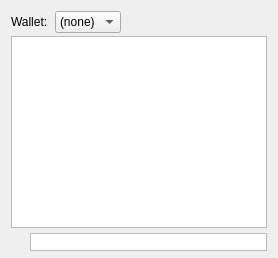
        <widget class="QWidget" name="tab_console">
         <attribute name="title">
          <string>&amp;Console</string>
         </attribute>
         <layout class="QVBoxLayout" name="verticalLayout_3">
          <property name="spacing">
           <number>3</number>
          </property>
          <property name="bottomMargin">
           <number>5</number>
          </property>
          <item>
           <layout class="QHBoxLayout" name="horizontalLayout">
            <property name="spacing">
             <number>4</number>
            </property>
            <item>
             <widget class="QLabel" name="WalletSelectorLabel">
              <property name="text">
               <string>Wallet: </string>
              </property>
             </widget>
            </item>
            <item>
             <widget class="QComboBox" name="WalletSelector">
              <item>
               <property name="text">
                <string>(none)</string>
               </property>
              </item>
             </widget>
            </item>
            <item>
             <spacer name="horizontalSpacer">
              <property name="orientation">
               <enum>Qt::Horizontal</enum>
              </property>
              <property name="sizeHint" stdset="0">
               <size>
                <width>40</width>
                <height>20</height>
               </size>
              </property>
             </spacer>
            </item>
            <item>
             <widget class="QPushButton" name="fontSmallerButton">
              <property name="maximumSize">
               <size>
                <width>24</width>
                <height>24</height>
               </size>
              </property>
              <property name="toolTip">
               <string>Decrease font size</string>
              </property>
              <property name="text">
               <string/>
              </property>
              <property name="icon">
               <iconset resource="../veil.qrc">
                <normaloff>:/icons/fontsmaller</normaloff>:/icons/fontsmaller</iconset>
              </property>
              <property name="iconSize">
               <size>
                <width>24</width>
                <height>16</height>
               </size>
              </property>
              <property name="autoDefault">
               <bool>false</bool>
              </property>
              <property name="flat">
               <bool>true</bool>
              </property>
             </widget>
            </item>
            <item>
             <widget class="QPushButton" name="fontBiggerButton">
              <property name="maximumSize">
               <size>
                <width>24</width>
                <height>24</height>
               </size>
              </property>
              <property name="toolTip">
               <string>Increase font size</string>
              </property>
              <property name="text">
               <string/>
              </property>
              <property name="icon">
               <iconset resource="../veil.qrc">
                <normaloff>:/icons/fontbigger</normaloff>:/icons/fontbigger</iconset>
              </property>
              <property name="iconSize">
               <size>
                <width>24</width>
                <height>16</height>
               </size>
              </property>
              <property name="autoDefault">
               <bool>false</bool>
              </property>
              <property name="flat">
               <bool>true</bool>
              </property>
             </widget>
            </item>
            <item>
             <widget class="QPushButton" name="clearButton">
              <property name="maximumSize">
               <size>
                <width>24</width>
                <height>24</height>
               </size>
              </property>
              <property name="toolTip">
               <string>Clear console</string>
              </property>
              <property name="layoutDirection">
               <enum>Qt::LeftToRight</enum>
              </property>
              <property name="text">
               <string/>
              </property>
              <property name="icon">
               <iconset resource="../veil.qrc">
                <normaloff>:/icons/remove</normaloff>:/icons/remove</iconset>
              </property>
              <property name="shortcut">
               <string notr="true">Ctrl+L</string>
              </property>
              <property name="autoDefault">
               <bool>false</bool>
              </property>
              <property name="flat">
               <bool>true</bool>
              </property>
             </widget>
            </item>
           </layout>
          </item>
          <item>
           <widget class="QTextEdit" name="messagesWidget">
            <property name="minimumSize">
             <size>
              <width>0</width>
              <height>100</height>
             </size>
            </property>
            <property name="styleSheet">
             <string notr="true">border: 1px solid #bababa;</string>
            </property>
            <property name="readOnly">
             <bool>true</bool>
            </property>
            <property name="tabKeyNavigation" stdset="0">
             <bool>false</bool>
            </property>
            <property name="columnCount" stdset="0">
             <number>2</number>
            </property>
           </widget>
          </item>
          <item>
           <layout class="QHBoxLayout" name="horizontalLayoutPrompt">
            <property name="spacing">
             <number>3</number>
            </property>
            <item>
             <widget class="QPushButton" name="promptIcon">
              <property name="enabled">
               <bool>false</bool>
              </property>
              <property name="maximumSize">
               <size>
                <width>16</width>
                <height>24</height>
               </size>
              </property>
              <property name="text">
               <string/>
              </property>
              <property name="icon">
               <iconset resource="../veil.qrc">
                <normaloff>:/icons/prompticon</normaloff>
                <disabledoff>:/icons/prompticon</disabledoff>:/icons/prompticon</iconset>
              </property>
              <property name="iconSize">
               <size>
                <width>14</width>
                <height>14</height>
               </size>
              </property>
              <property name="autoDefault">
               <bool>false</bool>
              </property>
              <property name="flat">
               <bool>true</bool>
              </property>
             </widget>
            </item>
            <item>
             <widget class="QLineEdit" name="lineEdit">
              <property name="styleSheet">
               <string notr="true">border: 1px solid #bababa;</string>
              </property>
              <property name="placeholderText">
               <string/>
              </property>
             </widget>
            </item>
           </layout>
          </item>
         </layout>
        </widget>
